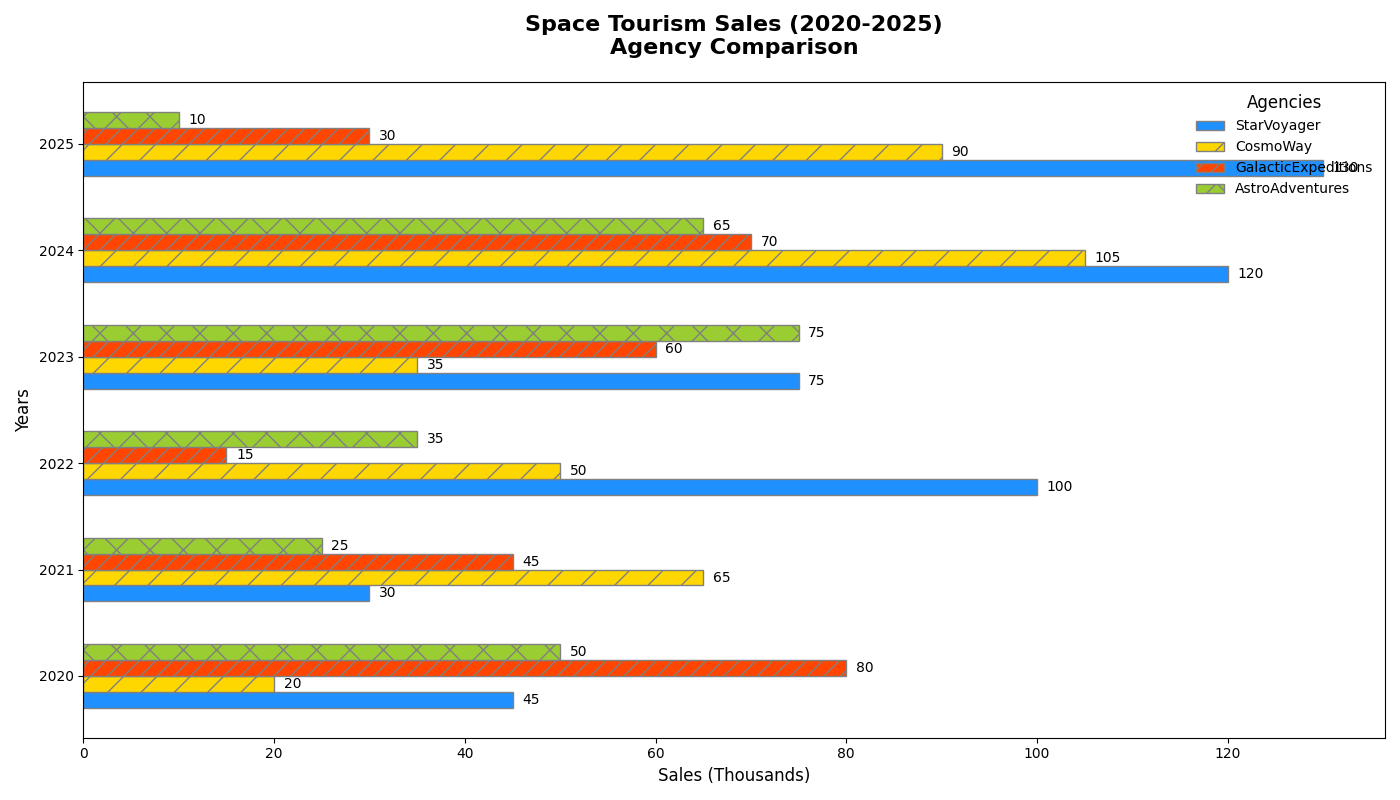

The Python source for this figure:
import matplotlib.pyplot as plt
import numpy as np

years = ['2020', '2021', '2022', '2023', '2024', '2025']
agencies = ['StarVoyager', 'CosmoWay', 'GalacticExpeditions', 'AstroAdventures']
ticket_sales = [
    [45, 30, 100, 75, 120, 130],  # StarVoyager
    [20, 65, 50, 35, 105, 90],    # CosmoWay
    [80, 45, 15, 60, 70, 30],     # GalacticExpeditions
    [50, 25, 35, 75, 65, 10]      # AstroAdventures
]

fig, ax = plt.subplots(figsize=(14, 8))

bar_height = 0.15
y_pos = np.arange(len(years))

colors = ['#1E90FF', '#FFD700', '#FF4500', '#9ACD32']

bars = []
for i, agency_sales in enumerate(ticket_sales):
    marker_shape = ['o', 's', '^', 'D'][i]
    hatch_style = ['', '/', '//', 'x'][i]
    bars.append(ax.barh(y_pos + i * bar_height, agency_sales, height=bar_height, color=colors[i], edgecolor='gray', label=agencies[i], hatch=hatch_style))

ax.set_title('Space Tourism Sales (2020-2025)\nAgency Comparison', fontsize=16, fontweight='bold', pad=20)
ax.set_ylabel('Years', fontsize=12)
ax.set_xlabel('Sales (Thousands)', fontsize=12)
ax.set_yticks(y_pos + bar_height * 1.5)
ax.set_yticklabels(years)

for bar_group in bars:
    for bar in bar_group:
        width = bar.get_width()
        ax.text(width + 1, bar.get_y() + bar.get_height() / 2, f'{width}', va='center', fontsize=10)

ax.legend(title='Agencies', loc='upper right', frameon=False, fontsize=10, title_fontsize='12')

ax.grid(False)

plt.tight_layout()

plt.show()
